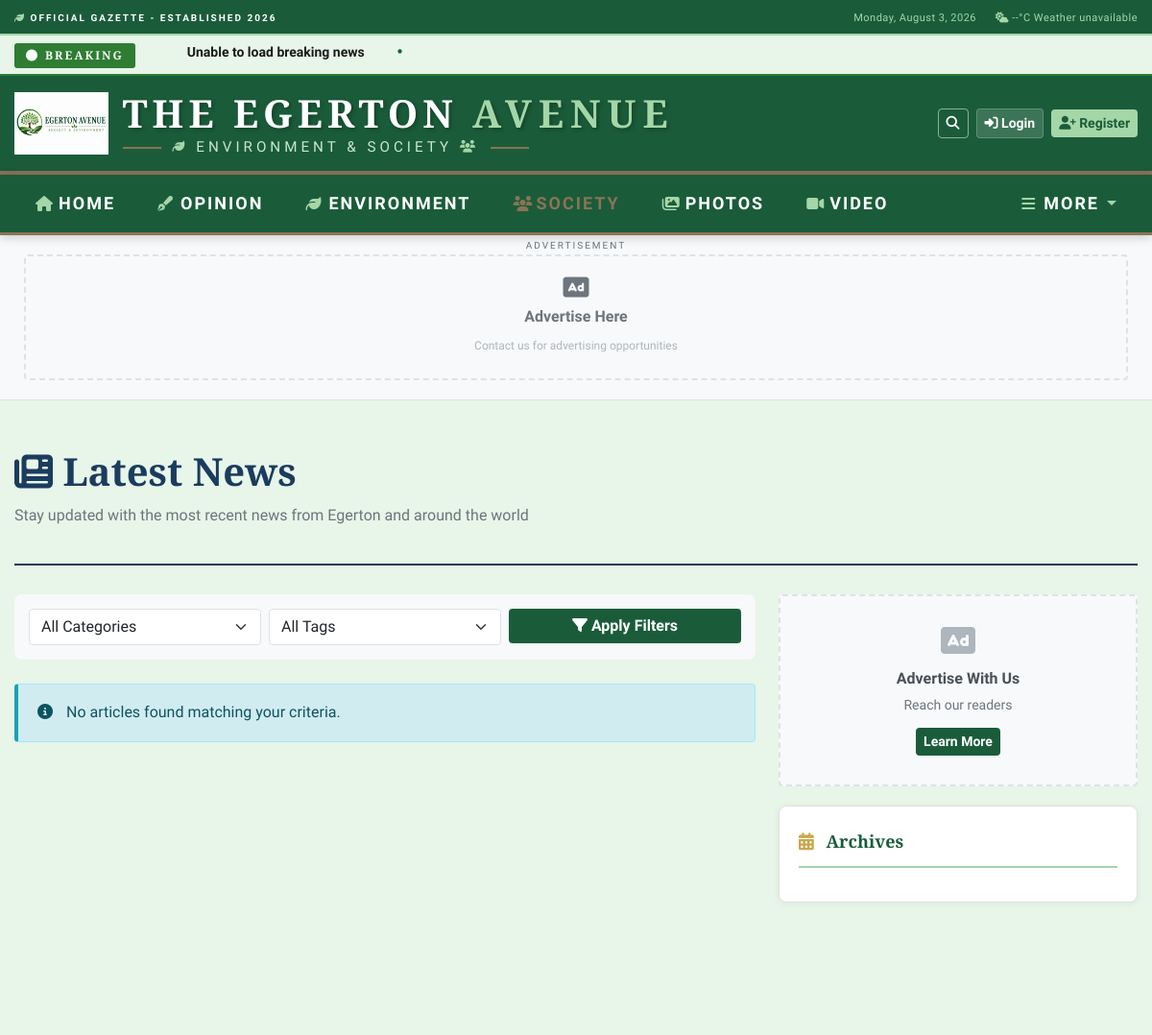
The app's page /articles/latest/ (upper part), older data.
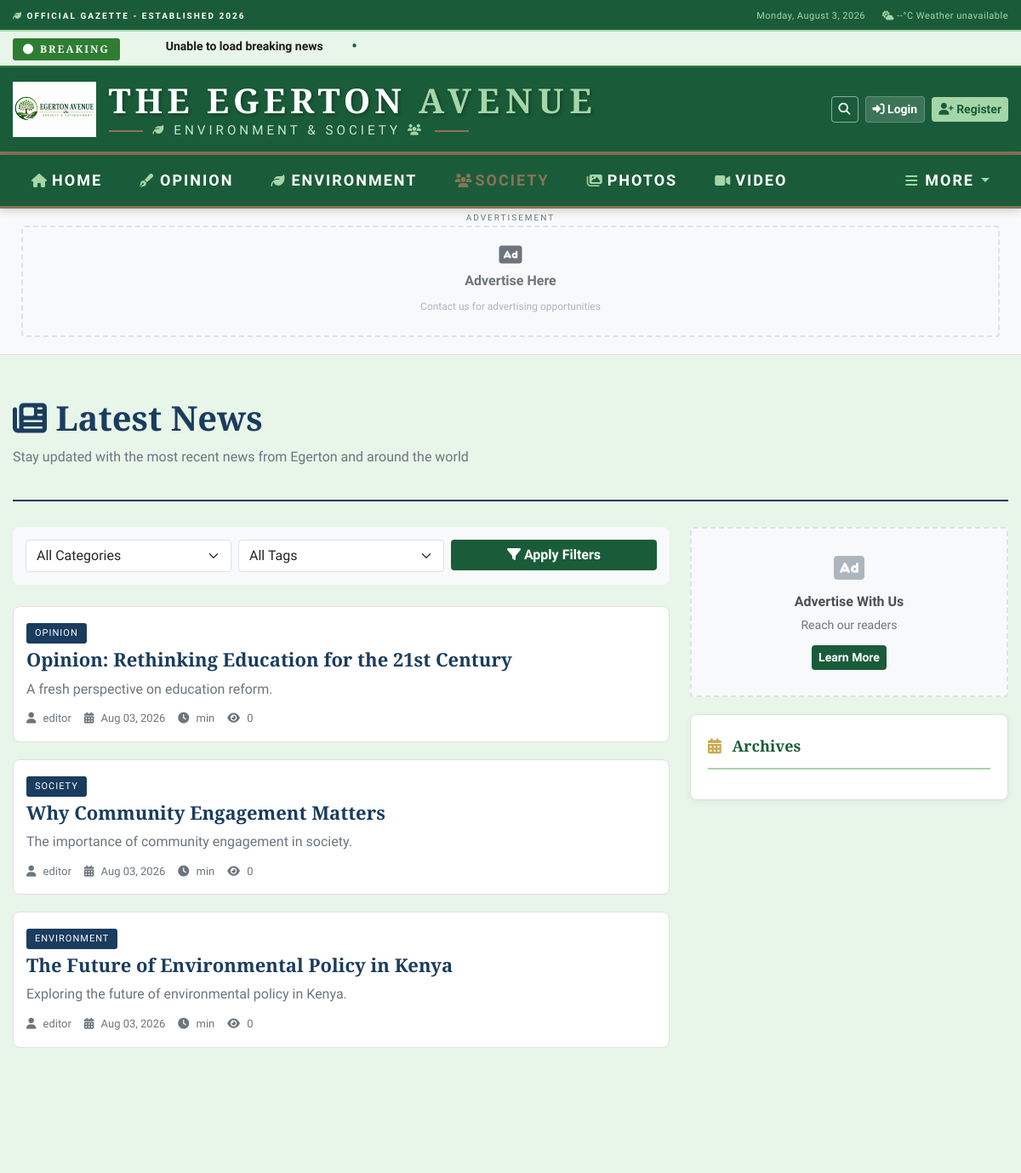
The same page, newer data.
### apps/articles/models.py (models this page shows, shortened)
class Article(models.Model):
    STATUS_CHOICES = (
        ('draft', 'Draft'),
        ('pending', 'Pending Review'),
        ('published', 'Published'),
        ('scheduled', 'Scheduled'),
        ('archived', 'Archived'),
        ('trash', 'Trash'),
    )
    PUBLISH_NOW = 'publish_now'
    SCHEDULE = 'schedule'
    PUBLISH_OPTIONS = (
        (PUBLISH_NOW, 'Publish Now'),
        (SCHEDULE, 'Schedule'),
    )
    title = models.CharField(
        max_length=300,
        validators=[MinLengthValidator(5)],
        help_text="Enter a compelling title for your article"
    )
    slug = models.SlugField(
        max_length=350,
        unique=True,
        blank=True,
        help_text="URL-friendly version of the title"
    )
    excerpt = models.TextField(
        max_length=500,
        blank=True,
        help_text="A short summary of the article. Leave blank to auto-generate from content."
    )
    content = RichTextUploadingField(
        config_name='default',
        help_text="Write your article content here"
    )
    featured_image = models.ImageField(
        upload_to='articles/%Y/%m/%d/',
        blank=True,
        null=True,
        help_text="Main image for the article"
    )
    featured_image_alt = models.CharField(
        max_length=200,
        blank=True,
        help_text="Alternative text for the featured image"
    )
    featured_image_caption = models.CharField(
        max_length=200,
        blank=True,
        help_text="Caption for the featured image"
    )
    author = models.ForeignKey(
        User,
        on_delete=models.CASCADE,
        related_name='articles',
        help_text="Author of the article"
    )
    category = models.ForeignKey(
        Category,
        on_delete=models.SET_NULL,
        null=True,
        related_name='articles',
        help_text="Primary category for the article"
    )
    tags = models.ManyToManyField(
        Tag,
        blank=True,
        related_name='articles',
        help_text="Tags to categorize the article"
    )
    status = models.CharField(
        max_length=20,
        choices=STATUS_CHOICES,
        default='draft'
    )
    publish_option = models.CharField(
        max_length=20,
        choices=PUBLISH_OPTIONS,
        default=PUBLISH_NOW
    )
    created_at = models.DateTimeField(auto_now_add=True)
    updated_at = models.DateTimeField(auto_now=True)
    published_at = models.DateTimeField(null=True, blank=True)
    scheduled_for = models.DateTimeField(null=True, blank=True)
    archived_at = models.DateTimeField(null=True, blank=True)
    views_count = models.PositiveIntegerField(default=0)
    shares_count = models.PositiveIntegerField(default=0)
    likes_count = models.PositiveIntegerField(default=0)
    bookmarks_count = models.PositiveIntegerField(default=0)
    reading_time = models.PositiveSmallIntegerField(default=0)
    is_featured = models.BooleanField(default=False)
    featured_order = models.PositiveIntegerField(default=0)
    is_breaking = models.BooleanField(default=False)
    is_exclusive = models.BooleanField(default=False)
    is_editor_pick = models.BooleanField(default=False)
    seo_title = models.CharField(max_length=150, blank=True)
    seo_description = models.CharField(max_length=200, blank=True)
    seo_keywords = models.CharField(max_length=200, blank=True)
    canonical_url = models.URLField(blank=True)
    custom_css = models.TextField(blank=True)
    custom_js = models.TextField(blank=True)
    extra_meta = models.JSONField(default=dict, blank=True)
    related_articles = models.ManyToManyField(
        'self',
        blank=True,
        symmetrical=False,
        through='RelatedArticle'
    )
    meta_description = models.TextField(max_length=300, blank=True)
    meta_keywords = models.CharField(max_length=300, blank=True)
    reference_url = models.URLField(blank=True)
    reference_text = models.CharField(max_length=200, blank=True)
    class Meta:
        db_table = 'articles'
        ordering = ['-published_at', '-created_at']
        indexes = [
            models.Index(fields=['status', 'published_at']),
            models.Index(fields=['slug']),
            models.Index(fields=['author', 'status']),
            models.Index(fields=['category', 'status']),
            models.Index(fields=['is_featured', 'featured_order']),
            models.Index(fields=['is_breaking']),
            models.Index(fields=['created_at']),
            models.Index(fields=['views_count']),
        ]
        permissions = [
            ("can_publish_article", "Can publish articles"),
            ("can_edit_any_article", "Can edit any article"),
            ("can_delete_any_article", "Can delete any article"),
            ("can_feature_articles", "Can feature articles"),
        ]
    def get_absolute_url(self):
        return reverse('articles:detail', kwargs={'slug': self.slug})

### apps/categories/models.py (models this page shows, shortened)
class Category(models.Model):
    name = models.CharField(
        max_length=100,
        unique=True,
        validators=[MinLengthValidator(2)],
        help_text="Category name (e.g., Politics, Business, Sports)"
    )
    slug = models.SlugField(
        max_length=120,
        unique=True,
        blank=True,
        help_text="URL-friendly version of the category name"
    )
    description = models.TextField(
        max_length=500,
        blank=True,
        help_text="Brief description of the category"
    )
    icon = models.CharField(
        max_length=50,
        blank=True,
        help_text="FontAwesome icon class (e.g., fa-gavel for Politics)"
    )
    color = models.CharField(
        max_length=7,
        blank=True,
        help_text="Hex color code for the category (e.g., #FF0000)"
    )
    parent = models.ForeignKey(
        'self',
        on_delete=models.CASCADE,
        null=True,
        blank=True,
        related_name='children',
        help_text="Parent category if this is a sub-category"
    )
    order = models.PositiveIntegerField(
        default=0,
        help_text="Display order in navigation"
    )
    is_active = models.BooleanField(
        default=True,
        help_text="Whether this category is active and visible"
    )
    is_featured = models.BooleanField(
        default=False,
        help_text="Whether to show this category in featured sections"
    )
    seo_title = models.CharField(max_length=150, blank=True)
    seo_description = models.CharField(max_length=200, blank=True)
    seo_keywords = models.CharField(max_length=200, blank=True)
    image = models.ImageField(
        upload_to='categories/%Y/%m/',
        blank=True,
        null=True,
        help_text="Category image for featured sections"
    )
    image_alt = models.CharField(max_length=200, blank=True)
    article_count = models.PositiveIntegerField(default=0)
    total_views = models.PositiveIntegerField(default=0)
    created_at = models.DateTimeField(auto_now_add=True)
    updated_at = models.DateTimeField(auto_now=True)
    class Meta:
        db_table = 'categories'
        verbose_name_plural = 'Categories'
        ordering = ['order', 'name']
        indexes = [
            models.Index(fields=['slug']),
            models.Index(fields=['parent', 'is_active']),
            models.Index(fields=['order']),
        ]

### apps/accounts/models.py (models this page shows, shortened)
class User(AbstractUser):
    ROLE_CHOICES = (
        ('super_admin', 'Super Administrator'),
        ('admin', 'Administrator'),
        ('editor', 'Editor'),
        ('journalist', 'Journalist'),
        ('subscriber', 'Subscriber'),
        ('advertiser', 'Advertiser'),
    )
    DEPARTMENT_CHOICES = (
        ('news', 'News Department'),
        ('politics', 'Political Desk'),
        ('business', 'Business Desk'),
        ('sports', 'Sports Desk'),
        ('entertainment', 'Entertainment Desk'),
        ('editorial', 'Editorial Board'),
        ('advertising', 'Advertising Department'),
        ('administration', 'Administration'),
    )
    username = models.CharField(
        max_length=150,
        unique=True,
        validators=[
            RegexValidator(
                regex=r'^[\w.@+-]+$',
                message='Enter a valid username. This value may contain only letters, numbers, and @/./+/-/_ characters.'
            ),
            MinLengthValidator(3)
        ],
        error_messages={
            'unique': 'A user with that username already exists.',
        }
    )
    email = models.EmailField(unique=True)
    first_name = models.CharField(max_length=150)
    last_name = models.CharField(max_length=150)
    role = models.CharField(max_length=20, choices=ROLE_CHOICES, default='subscriber')
    department = models.CharField(max_length=20, choices=DEPARTMENT_CHOICES, blank=True, null=True)
    bio = models.TextField(max_length=500, blank=True)
    profile_picture = models.ImageField(upload_to='profiles/%Y/%m/', blank=True, null=True)
    phone_number = models.CharField(max_length=20, blank=True)
    website = models.URLField(blank=True)
    social_links = models.JSONField(default=dict, blank=True)
    is_verified = models.BooleanField(default=False)
    is_active = models.BooleanField(default=True)
    is_staff = models.BooleanField(default=False)
    is_superuser = models.BooleanField(default=False)
    last_login = models.DateTimeField(null=True, blank=True)
    date_joined = models.DateTimeField(auto_now_add=True)
    updated_at = models.DateTimeField(auto_now=True)
    employee_id = models.CharField(max_length=20, blank=True, unique=True, null=True)
    hire_date = models.DateField(null=True, blank=True)
    job_title = models.CharField(max_length=100, blank=True)
    email_notifications = models.BooleanField(default=True)
    push_notifications = models.BooleanField(default=True)
    language = models.CharField(max_length=10, default='en')
    timezone = models.CharField(max_length=50, default='UTC')
    failed_login_attempts = models.PositiveIntegerField(default=0)
    locked_until = models.DateTimeField(null=True, blank=True)
    two_factor_enabled = models.BooleanField(default=False)
    articles_written = models.PositiveIntegerField(default=0)
    total_views = models.PositiveIntegerField(default=0)
    reputation_score = models.IntegerField(default=0)
    class Meta:
        db_table = 'users'
        indexes = [
            models.Index(fields=['email']),
            models.Index(fields=['role']),
            models.Index(fields=['department']),
            models.Index(fields=['is_active', 'is_verified']),
            models.Index(fields=['username']),  # Added for faster lookups
        ]
        permissions = [
            ("can_publish_articles", "Can publish articles"),
            ("can_manage_users", "Can manage users"),
            ("can_moderate_comments", "Can moderate comments"),
            ("can_manage_ads", "Can manage advertisements"),
            ("can_view_analytics", "Can view analytics"),
            ("can_manage_settings", "Can manage site settings"),
            ("can_manage_media", "Can manage media files"),  # Added
            ("can_manage_newsletter", "Can manage newsletter"),  # Added
        ]
        ordering = ['-date_joined']  # Added for default ordering
    def get_full_name(self):
        return f"{self.first_name} {self.last_name}".strip()
    @property
    def can_manage_users(self):
        """Check if user can manage other users."""
        return self.role in ['super_admin', 'admin']

### apps/articles/views.py (the view)
# urls.py: path('latest/', views.latest_news, name='latest'),
def latest_news(request):
    articles = Article.objects.filter(
        status='published',
        published_at__lte=timezone.now()
    ).select_related('author', 'category').prefetch_related('tags').order_by('-published_at')
    category_slug = request.GET.get('category')
    if category_slug:
        articles = articles.filter(category__slug=category_slug)
    tag_slug = request.GET.get('tag')
    if tag_slug:
        articles = articles.filter(tags__slug=tag_slug)
    date_from = request.GET.get('date_from')
    if date_from:
        articles = articles.filter(published_at__gte=date_from)
    date_to = request.GET.get('date_to')
    if date_to:
        articles = articles.filter(published_at__lte=date_to)
    paginator = Paginator(articles, 20)
    page = request.GET.get('page')
    try:
        articles = paginator.page(page)
    except PageNotAnInteger:
        articles = paginator.page(1)
    except EmptyPage:
        articles = paginator.page(paginator.num_pages)
    categories = Category.objects.filter(is_active=True)
    tags = Tag.objects.all()
    context = {
        'articles': articles,
        'categories': categories,
        'tags': tags,
        'current_category': category_slug,
        'current_tag': tag_slug,
        'page_title': 'Latest News - The Egerton Avenue',
    }
    return render(request, 'articles/latest_news.html', context)

### apps/articles/templates/articles/latest_news.html (shortened to what this page needs)
{% extends 'base.html' %}
{% block content %}
<div class="container">
    <div class="latest-news-page">
        <div class="page-header">
            <h1><i class="fas fa-newspaper"></i> Latest News</h1>
            <p>Stay updated with the most recent news from Egerton and around the world</p>
        </div>
        <div class="row">
            <div class="col-lg-8">
                <div class="filters-bar">
                    <form method="get" class="row g-2">
                        <div class="col-md-4">
                            <select name="category" class="form-select">
                                <option value="">All Categories</option>
                            </select>
                        </div>
                        <div class="col-md-4">
                            <select name="tag" class="form-select">
                                <option value="">All Tags</option>
                            </select>
                        </div>
                        <div class="col-md-4">
                            <button type="submit" class="btn btn-primary w-100">
                                <i class="fas fa-filter"></i> Apply Filters
                            </button>
                        </div>
                    </form>
                </div>
                <div class="articles-list">
                    {% for article in articles %}
                    <div class="article-list-item">
                        <div class="row">
                            {% if article.featured_image %}
                            <div class="col-md-3">
                                <img src="{{ article.featured_image.url }}" alt="{{ article.title }}" class="img-fluid article-thumb">
                            </div>
                            <div class="col-md-9">
                            {% else %}
                            <div class="col-md-12">
                            {% endif %}
                                <div class="article-item-content">
                                    <span class="article-category">{{ article.category.name }}</span>
                                    <h3><a href="{{ article.get_absolute_url }}">{{ article.title }}</a></h3>
                                    <p class="article-excerpt">{{ article.excerpt|truncatewords:25 }}</p>
                                    <div class="article-meta">
                                        <span><i class="fas fa-user"></i> {{ article.author.get_full_name|default:article.author.username }}</span>
                                        <span><i class="fas fa-calendar-alt"></i> {{ article.published_at|date:"M d, Y" }}</span>
                                        <span><i class="fas fa-clock"></i> {{ article.time_to_read }} min</span>
                                        <span><i class="fas fa-eye"></i> {{ article.views_count }}</span>
                                    </div>
                                </div>
                            </div>
                        </div>
                    </div>
                    {% empty %}
                    <div class="alert alert-info">
                        <i class="fas fa-info-circle"></i> No articles found matching your criteria.
                    </div>
                    {% endfor %}
                </div>
            </div>
            <div class="col-lg-4">
                {% include 'sidebar_ads.html' %}
                <div class="sidebar-widget">
                    <div class="widget-title">
                        <i class="fas fa-calendar-alt"></i> Archives
                    </div>
                </div>
            </div>
        </div>
    </div>
</div>
{% endblock %}

Row changes from the older to the newer data that the page shows:
added Article: category.name "OPINION", title "Opinion: Rethinking Education for the 21st Century", excerpt "A fresh perspective on education reform.", author.get_full_name "editor", published_at "Aug 03, 2026", views_count "0"
added Article: category.name "SOCIETY", title "Why Community Engagement Matters", excerpt "The importance of community engagement in society.", author.get_full_name "editor", published_at "Aug 03, 2026", views_count "0"
added Article: category.name "ENVIRONMENT", title "The Future of Environmental Policy in Kenya", excerpt "Exploring the future of environmental policy in Kenya.", author.get_full_name "editor", published_at "Aug 03, 2026", views_count "0"
Text that changed along with them:
text no longer shown: "No articles found matching your criteria."
